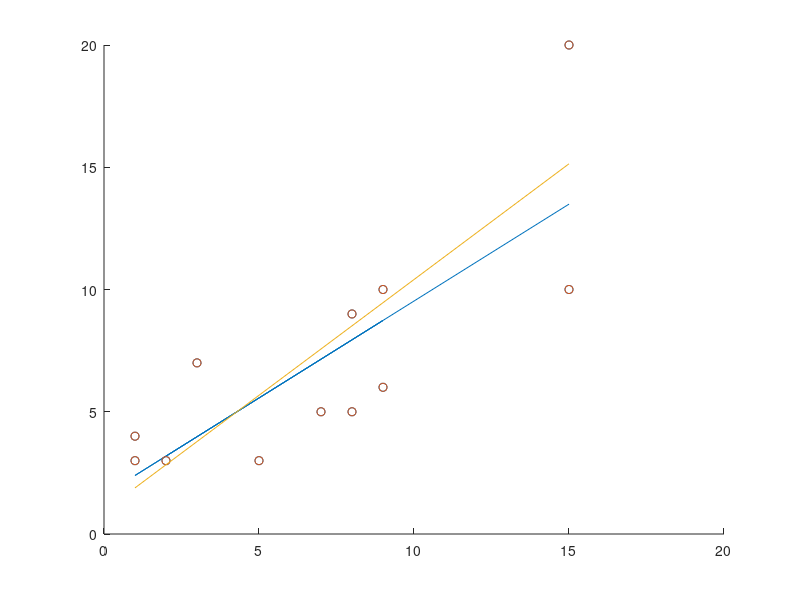

Recreate this plot in MATLAB.
%   Author: Himol Shah
%   Description: First, Linear Regression is performed on a given data set.
%   Later, a single new point of coordinated is added and Linear Regression
%   is performed using certain elements(matrices) of the previous calculation. 

%   Entire calculation for LR is not repeated again.

%   Algorithm is memory efficient as only some matrices are retained for
%   further calculations.


%Performing Linear Regression on given data
x = [2,5,7,9,8,3,1,1,8,9,15,15];
x = x';
p = x;
x = [x ones(length(x),1)];
y = [3,3,5,10,9,7,4,3,5,6,10,20];
y = y';

%   Linear Regression
b = x' * x;
b1 = inv(x' * x);
b2 = x' * y;
beta = b1 * b2;

scatter(p, y)
hold on;
plot(x, beta(1)*x + beta(2))
beta


% Adding new point

yn = [20];
xn = [15 1];
 
z = xn' * xn;   %   Calculating new z using existing xn
r = xn' * yn;   %   Calculating new r using existing yn
 
%   All matrix multiplications are not repeated again.
b = b + z;
b1 = inv(b);
b2 = b2 + r;
beta = b1 * b2;
 
scatter(p, y)
plot(xn, beta(1)*xn + beta(2))
beta

